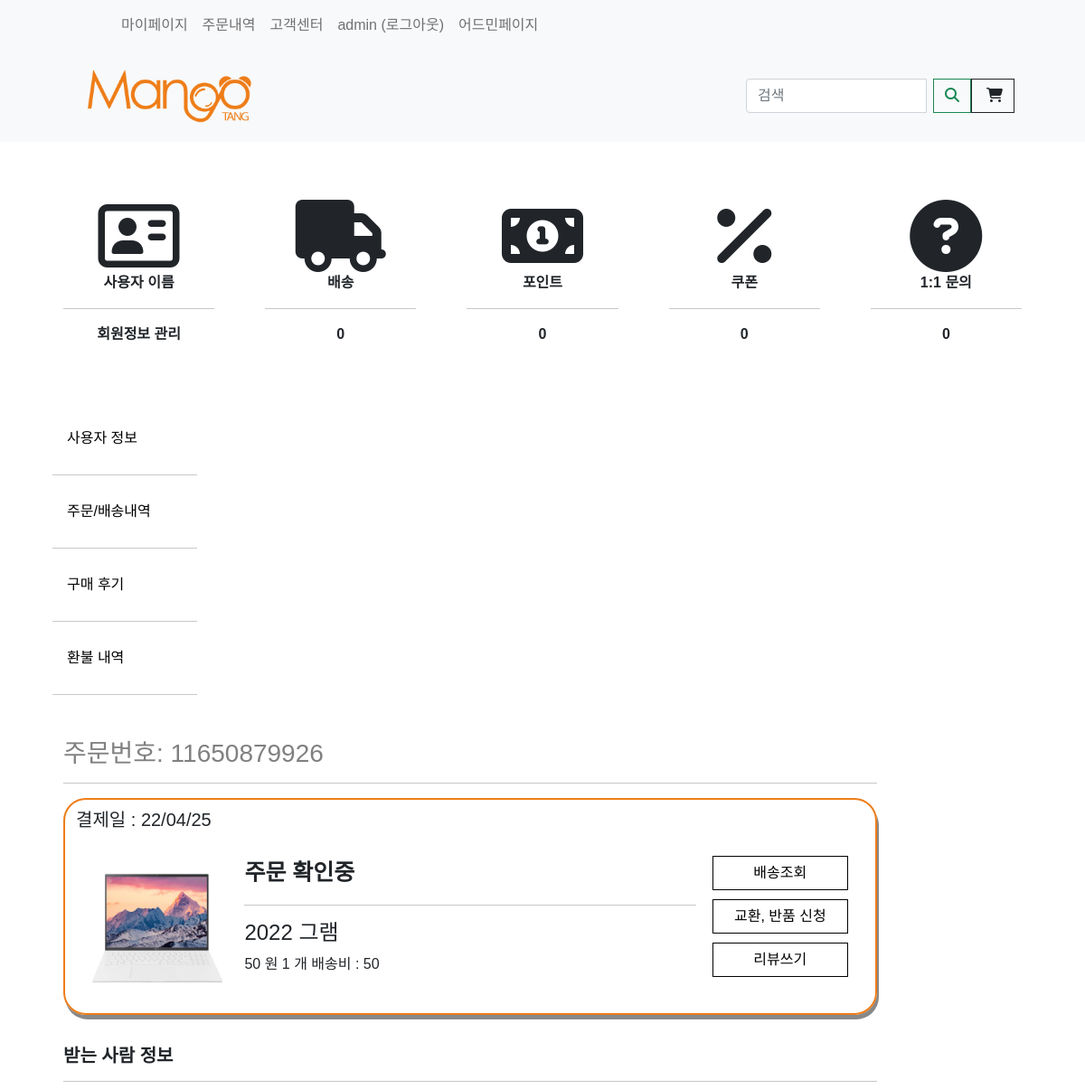
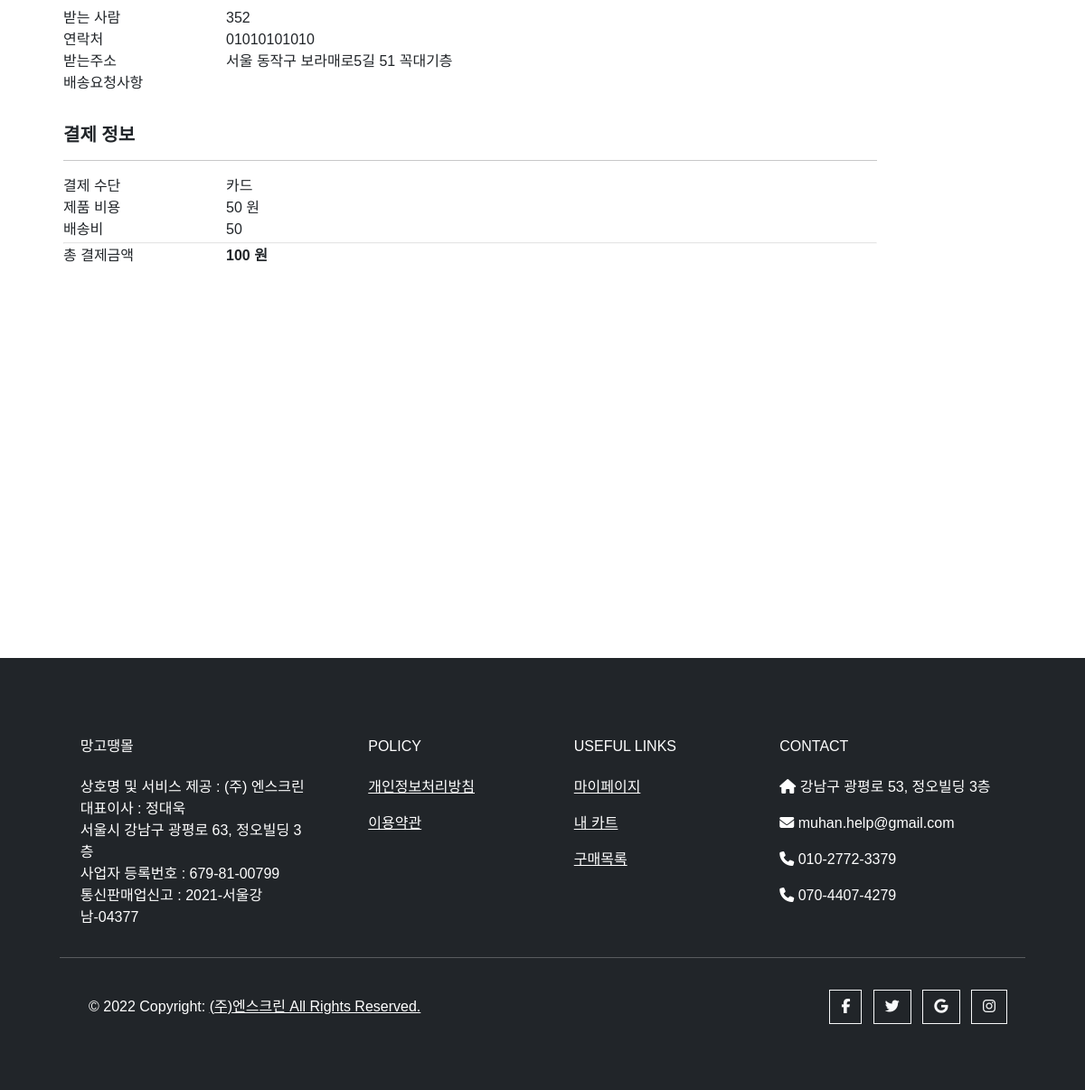
Page /mypage/orderlist/orderdetail/11650879926/12312 (signed in) on the committed database (2 pictures, top to bottom).
### store/models.py (models this page shows, shortened)
class OrderItem(models.Model):
    DELIVER_COMPANY = (
        ('04', 'CJ대한통운'),
        ('05', '한진택배'),
        ('08', '롯데택배'),
        ('06', '로젠택배'),
        ('01', '우체국택배'),
        ('46', 'CU편의점택배'),
        ('24', 'GS Postbox 택배	'),
    )
    product = models.ForeignKey(Product, on_delete=models.SET_NULL, null=True)
    order = models.ForeignKey(Order, on_delete=models.SET_NULL, null=True, blank=True)
    orderHistory = models.ForeignKey(OrderHistory, on_delete=models.SET_NULL, null=True)
    deliver_state = models.CharField(max_length=200, null=True, blank=True)
    quantity = models.IntegerField(default=0, null=True, blank=True)
    date_added = models.DateTimeField(auto_now_add=True)
    item_option_bool = models.BooleanField(default=False, blank=False, null=True)
    deliver_company = models.CharField(max_length=200, choices=DELIVER_COMPANY, null=True, blank=True)
    track_number = models.IntegerField(null=True, blank=True) # 송장번호
    @property  # 배송비
    def get_delivery_price(self):
        return self.product.shipment_price
    @property  # 옵션 포함 가격
    def get_all_total(self):
        total = self.product.price_discount * self.quantity
        orderOptions = self.orderitemoption_set.all()  # 해당 order의 자식 가져와서
        total += sum([item.get_total for item in orderOptions])  # 다더함함
        return total

class OrderHistory(models.Model):
    customer = models.ForeignKey(Customer, on_delete=models.SET_NULL, null=True, blank=True)
    order_name = models.CharField(max_length=200, null=True, blank=True)
    date_ordered = models.DateTimeField(auto_now_add=True)
    date_completed = models.DateTimeField(null=True, blank=True)
    track_number = models.IntegerField(null=True, blank=True)  # 송장번호
    payment_state = models.BooleanField(default=False)  # 결제 상태
    shipping_fee = models.IntegerField(null=True, blank=True)
    order_number = models.IntegerField(null=True, blank=True)  # 주문번호
    email = models.EmailField(null=True, blank=True)
    total_fee = models.IntegerField(null=True, blank=True)
    post_code = models.CharField(max_length=200, null=True, blank=True)
    recipent_address1 = models.CharField(max_length=200, null=False)
    recipent_address2 = models.CharField(max_length=200, null=False)
    recipent_number = models.CharField(max_length=50, null=False)
    recipent_name = models.CharField(max_length=50, null=False)
    order_request = models.CharField(max_length=100, null=False)
    orderer_number = models.CharField(max_length=100, null=False)
    orderer_name = models.CharField(max_length=100, null=False)
    receipt_url = models.CharField(max_length=500, null=True, blank=True)  # 아임포트 결제 영수증
    status = models.CharField(max_length=100, null=True, blank=True)  # 주문 상태
    emb_pg_provider = models.CharField(max_length=100, null=True,
                                       blank=True)  # 아임포트 결제 방법 (네이버페이, 카카오 페에, 토스 페이... etc)
    imp_uid = models.CharField(max_length=100, null=True, blank=True)  # 아임포트 주문번호
    pay_method = models.CharField(max_length=100, null=True, blank=True)  # 결제방법 (카드, 무통장... etc)
    @property
    def get_total(self):
        total = self.total_fee + self.shipping_fee
        return total

class Product(models.Model):
    product_name = models.CharField(max_length=200)  # 제품이름
    price = models.FloatField(null=False, blank=False)
    image_detail = models.ImageField(null=True, blank=True)  # 제품 상세 정보
    image_title = models.ImageField(null=True, blank=True)  # 메인 이미지
    image_introduce = models.ImageField(null=True, blank=True)  # 제품 소개
    seller_code = models.CharField(max_length=50, null=False, blank=False)  # 제품
    price_discount = models.FloatField(null=True)  # 할인된 가격
    discount = models.IntegerField(null=True)  # 할인율
    stock = models.IntegerField()  # 수량
    first_title = models.CharField(max_length=200)  # 제품 상세페이지 메인 타이틀
    second_title = models.CharField(max_length=200)  # 제품 상세페이지 두 번째 타이틀
    shipment_price = models.IntegerField(blank=True)  # 배송 비용용    hash_tag = models.CharField(max_length=200)
    option_bool = models.BooleanField(default=False, blank=False, null=True)  # 옵션의 유무
    collection_tag = models.CharField(max_length=200, null=True)
    item_company = models.CharField(null=False, max_length=200)
    product_status = models.BooleanField(default=False, blank=False, null=True)

### mypage/views.py (the view)
# urls.py: path('mypage/orderlist/orderdetail/<int:orderNumber>/<int:sellerCode>', views.orderdetail, name="orderdetail"),
@login_required(login_url='account_login')
def orderdetail(request, orderNumber, sellerCode):
    customer = request.user.customer
    orderHistory = OrderHistory.objects.filter(customer=customer, order_number=orderNumber)
    product = Product.objects.filter(seller_code=sellerCode)
    orderItem = OrderItem.objects.get(orderHistory__in=orderHistory,
                                      product__in=product)  # 이미 쿼리셋한 쿼리셋으로 쿼리셋을 할려면 __in 필요
    context = {'orderItem': orderItem}
    return render(request, 'mypage/orderdetail.html', context)

### templates/mypage/orderdetail.html (shortened to what this page needs)
{% extends 'store/mypage.html' %}
{% load static %}
{% block mypage %}
    <div class="container" style=" height: 90rem">
        <div class="item">
            <span><h3 style="color: grey">주문번호: {{ orderItem.orderHistory.order_number }}</h3></span>
            <hr>
        </div>
        <div class=" container" id="rcorners2" style=" height: 15rem;">
            <div class="item" style="padding-top: 10px">
                <div><h5>결제일 : {{ orderItem.orderHistory.date_completed | date:'y/m/d' }}</h5>
                </div>
            </div>
            <div class="item" style="padding: 10px; height: 200px">
                <div class="container-orderlist" style="flex-direction: row;">
                    <div class="item-orderlist-picture">
                        <img style="width: 160px; height: 180px"
                             src={{ orderItem.product.image_title.url }}  alt="..."/>
                    </div>
                    <div class="item-orderlist-info" style=" margin: 10px;">
                        {% if orderItem.deliver_state == "checking" %}
                            <span style="font-size: 25px; "><b>주문 확인중</b></span>
                        {% elif item.deliver_state == "delivering" %}
                            <span style="font-size: 25px; "><b>배송중 </b> 송장번호 : 2354456456></span>
                        {% elif orderItem.deliver_state == "arrived" %}
                            <span style="font-size: 25px; "><b>도착 </b> 송장번호 : 2354456456></span>
                        {% endif %}
                        <hr>
                        {% if orderItem.item_option_bool == True %}
                            <h4>{{ orderItem.product.product_name }} | 옵션: {{ orderItem.get_all_option_name }}</h4>
                        {% else %}
                            <h4>{{ orderItem.product.product_name }}</h4>
                        {% endif %}
                        <span>{{ orderItem.get_all_total | floatformat:0 }} 원 <span> {{ orderItem.quantity }} 개</span> 배송비 : {{ orderItem.get_delivery_price }}</span>
                    </div>
                    <div class="item-orderlist-button">
                        <div class="center-orderlist-option">
                            <a class="nav-link-mypage btn"
                               style="border-style: groove; border-color: black; width: 150px" href="/">배송조회</a>
                        </div>
                        <div class="center-orderlist-option">
                            <a class="nav-link-mypage btn"
                               style="border-style: groove; border-color: black; width: 150px"
                               href="{% url 'cs' orderItem.orderHistory.order_number orderItem.product.seller_code %}" >교환,
                                반품 신청</a>
                        </div>
                        <div class="center-orderlist-option">
                            <a class="nav-link-mypage btn"
                               style="border-style: groove; border-color: black; width: 150px" onclick="reviewButton()"
                               href="#">리뷰쓰기</a>
                        </div>
                    </div>
                </div>
            </div>
        </div>
        <span><h5><b>받는 사람 정보</b></h5></span>
        <hr>
        <div class="item">
            <div class="container-orderdetail" style="display: flex">
                <div class="item-orderdetail-topic">받는 사람</div>
                <div class="item-orderdetail-info">{{ orderItem.orderHistory.recipent_name }}</div>
            </div>
            <div class="container-orderdetail">
                <div class="item-orderdetail-topic">연락처</div>
                <div class="item-orderdetail-info"> {{ orderItem.orderHistory.recipent_number }}</div>
            </div>
            <div class="container-orderdetail">
                <div class="item-orderdetail-topic">받는주소</div>
                <div class="item-orderdetail-info"> {{ orderItem.orderHistory.recipent_address1 }} {{ orderItem.orderHistory.recipent_address2 }}</div>
            </div>
            <div class="container-orderdetail">
                <div class="item-orderdetail-topic">배송요청사항</div>
                <div class="item-orderdetail-info">{{ orderItem.orderHistory.order_request }}</div>
            </div>
        </div>
        <span><h5><b>결제 정보</b></h5></span>
        <hr>
        <div class="item">
            <div class="container-orderdetail" style="display: flex">
                <div class="item-orderdetail-topic">결제 수단</div>
                <div class="item-orderdetail-info">카드</div>
            </div>
            <div class="container-orderdetail">
                <div class="item-orderdetail-topic">제품 비용</div>
                <div class="item-orderdetail-info">{{ orderItem.orderHistory.total_fee }} 원</div>
            </div>
            <div class="container-orderdetail">
                <div class="item-orderdetail-topic">배송비</div>
                <div class="item-orderdetail-info">{{ orderItem.orderHistory.shipping_fee }}</div>
            </div>
            <hr class="hr-orderdetail-totalpay">
            <div class="container-orderdetail">
                <div class="item-orderdetail-topic">총 결제금액</div>
                <div class="item-orderdetail-info"><b>{{ orderItem.orderHistory.get_total }} 원</b></div>
            </div>
        </div>
    </div>
{% endblock mypage %}

### templates/store/navbar.html (shortened to what this page needs)
{% load static %}
<nav class="navbar navbar-expand-lg navbar-light bg-light">
    <div class="bg-light container px-4 px-lg-5">
        <ul class="navbar-nav me-auto mb-2 mb-lg-0 ms-lg-5" style="">
            <li class="nav-item"><a href="{% url 'userinfo' %}"
                                    class="nav-link dropdown-menu-size-customer">마이페이지</a></li>
            <li class="nav-item"><a href="{% url 'orderhistory' %}"
                                    class="nav-link dropdown-menu-size-customer">주문내역</a></li>
            <li class="nav-item"><a href="{% url 'faq' %}"
                                    class="nav-link dropdown-menu-size-customer">고객센터</a></li>
            {% if user.is_authenticated %}
                <a class="nav-link" href="{% url 'logout' %}">{{ user.username }} (로그아웃)</a>
            {% else %}
                <li class="nav-item"><a href="{% url 'account_login' %}" class="nav-link dropdown-menu-size-customer">로그인</a>
                </li>
            {% endif %}
            {% if user.is_superuser %}
                <a class="nav-link" href={% url 'admin:index' %}>어드민페이지</a>
            {% endif %}
        </ul>
    </div>
</nav>
<nav class="navbar navbar-expand-lg navbar-light bg-light">
    <div class="container px-4 px-lg-5">
        <a href="{% url 'store' %}">
            <img src="{% static 'nscreen_logo/4_망고땡_로고 (영문).png' %}" width="220" alt="망고땡몰">
        </a>
        <div class="collapse navbar-collapse" id="navbarSupportedContent">
            <div class="row justify-content-end my-3">
                <div class="d-flex input-group">
                    <input class="form-control me-2 kw" type="text" style="width: 200px"
                           placeholder="검색" aria-label="검색"
                           value="{{ kw|default_if_none:'' }}">
                    <div class="input-group-append">
                        <button class="btn btn-outline-success" type="button" id="btn_search"><i
                                class="fas fa-search"></i></button>
                    </div>
                </div>
            </div>
            <a href="{% url 'cart' %}" class="nav-link-cart">
                <button class="btn btn-outline-dark" type="submit">
                    <i class="fas fa-shopping-cart"></i>
                </button>
            </a>
        </div>
    </div>
</nav>

### rows in the picture
OrderItem: orderHistory.order_number "11650879926", orderHistory.date_completed "22/04/25", product.image_title (picture), product.product_name "2022 그램", get_all_total "50", quantity "1", get_delivery_price "50", orderHistory.recipent_name "352", orderHistory.recipent_number "01010101010", orderHistory.recipent_address1 "서울 동작구 보라매로5길 51", orderHistory.recipent_address2 "꼭대기층", orderHistory.total_fee "50", orderHistory.shipping_fee "50", orderHistory.get_total "100"

### other values in the picture
{{ user.username }} "admin"
